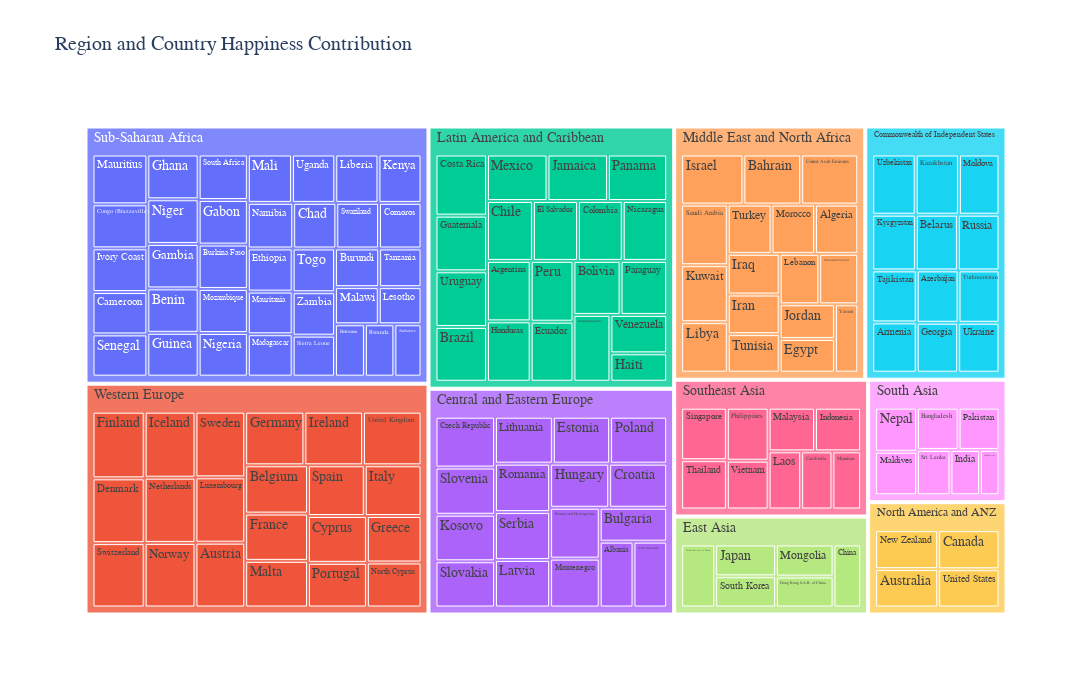

Notebook code cell kept with this figure:
### Code cell
# Treemap (larger size)
if all(col in df_2021.columns for col in ["region", "country", "happiness_score"]):
    fig9 = px.treemap(
        df_2021,
        path=["region", "country"],
        values="happiness_score",
        title="Region and Country Happiness Contribution",
        width=1200,
        height=700
    )
    fig9.show()

### Figure 1 — Plotly figure (JSON) as saved in the notebook; plotly's stock layout.template omitted (floating-point values rounded to 4 significant figures; data arrays with more than 128 entries replaced by an {"elided": "..."} marker saying what was removed)
{"data": [{"branchvalues": "total", "domain": {"x": [0, 1], "y": [0, 1]}, "hovertemplate": "labels=%{label}<br>happiness_score=%{value}<br>parent=%{parent}<br>id=%{id}<extra></extra>", "ids": {"elided": "159 str values"}, "labels": {"elided": "159 str values"}, "name": "", "parents": {"elided": "159 str values"}, "type": "treemap", "values": {"elided": "159 float values"}}], "layout": {"height": 700, "legend": {"tracegroupgap": 0}, "title": {"text": "Region and Country Happiness Contribution"}, "width": 1200}}
